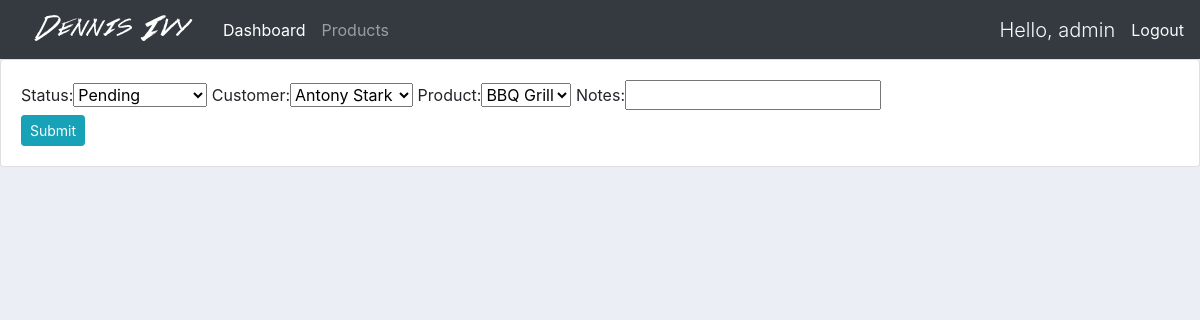
Before: /update-order/3 (signed in) with the older database file.
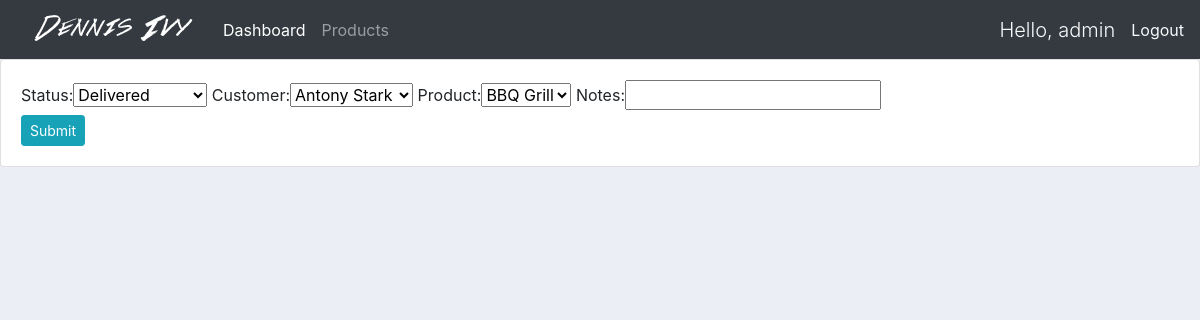
After: the same page with the newer database file.
### accounts/models/order.py (models this page shows)
class Order(models.Model):
    STATUS = (
        ('Pending', 'Pending'),
        ('Out of delivery', 'Out of delivery'),
        ('Delivered', 'Delivered'),
    )
    status = models.CharField(max_length=25, null=True, choices=STATUS)
    customer = models.ForeignKey(Customer, on_delete=models.SET_NULL, null=True)
    product = models.ForeignKey(Product, on_delete=models.SET_NULL, null=True)
    notes = models.CharField(max_length=200, null=True, blank=True)
    date_created = models.DateTimeField(auto_now_add=True, null=True)
    def __str__(self):
        return self.product.name

### accounts/views.py (the view)
# urls.py: path('update-order/<str:order_id>', views.update_order, name='update_order'),
@login_required(login_url='login')
def update_order(request, order_id):
    order = Order.objects.get(id=order_id)
    form = OrderForm(instance=order)
    if request.method == 'POST':
        form = OrderForm(request.POST, instance=order)
        if form.is_valid():
            form.save()
            return redirect('dashboard')
    context = {
        'form': form,
        'title': f"Update Order {order}"
    }
    return render(request, 'pages/order_form.html', context)

### accounts/forms.py
class OrderForm(ModelForm):
    class Meta:
        model = Order
        fields = '__all__'

### accounts/models/customer.py (called while the page is built)
    def __str__(self):
        return self.name

### accounts/models/product.py (called while the page is built)
    def __str__(self):
        return self.name

### accounts/templates/pages/order_form.html (shortened to what this page needs)
{% extends 'base.html' %}
{% block content %}
<div class="row">
    <div class="col-12">
        <div class="card card-body">
            <form action="" method="post">
                {% if form %}
                    {{form}}
                    <br/>
                {% endif %}
                <button type="submit" class="btn btn-sm btn-info">Submit</button>
            </form>
        </div>
    </div>
</div>
{% endblock content %}

Changed rows visible on the page:
changed Order "Antony Stark": status "Pending" → "Delivered"
